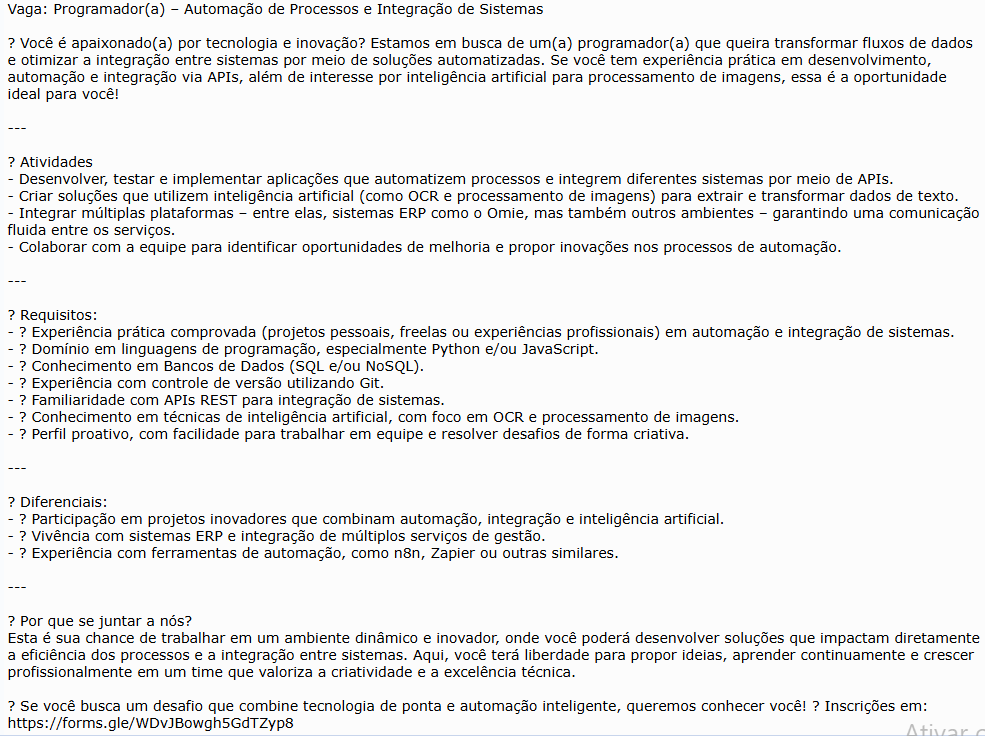
#> input picture images/print_vaga.png, 985 x 736 px, found by its file name
$ python main.py
#> lines starting #> are read from the running program, lines starting #| are printed output that depends on the picture
# C:\Program Files\Tesseract-OCR
import cv2
import pytesseract

image = cv2.imread(r'.\images\print_vaga.png')
#> image is the input picture: shape (736, 985, 3); mean B, G, R 235.7, 235.6, 235.7

# Redimensionamento da imagem para padrão
width = image.shape[1]
#> width = 985
height = image.shape[0]
#> height = 736

escale = float(height/width)
#> escale = 0.747
resizedwidth = 1500
resizedheight = int(resizedwidth*escale)
#> resizedheight = 1120

image = cv2.resize(image, (resizedwidth, resizedheight), interpolation=cv2.INTER_AREA)
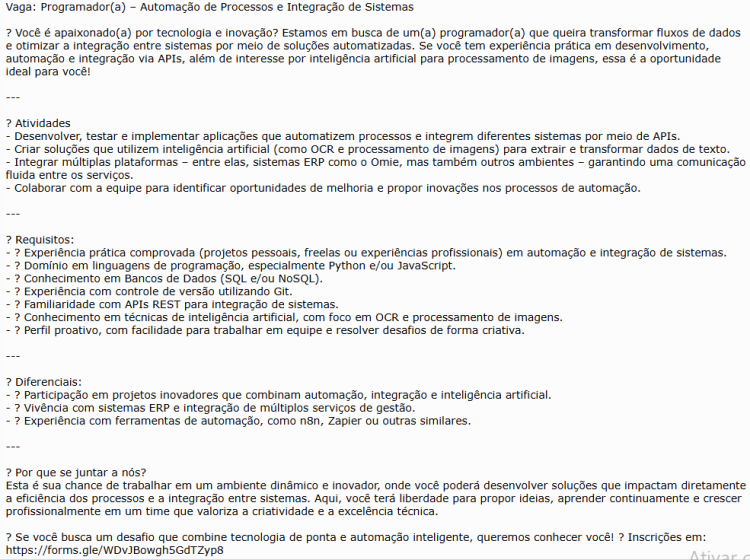
#> image: shape (1120, 1500, 3) (shown at 1/2 size); mean B, G, R 235.7, 235.6, 235.6

# cv2.imshow('Image', image)

cv2.waitKey(0)
cv2.destroyAllWindows()

tesseractPath = r"C:\Program Files\Tesseract-OCR"
pytesseract.pytesseract.tesseract_cmd = tesseractPath + r"\tesseract.exe"

#> (the run stopped early here; a loop or call above may not have finished)
